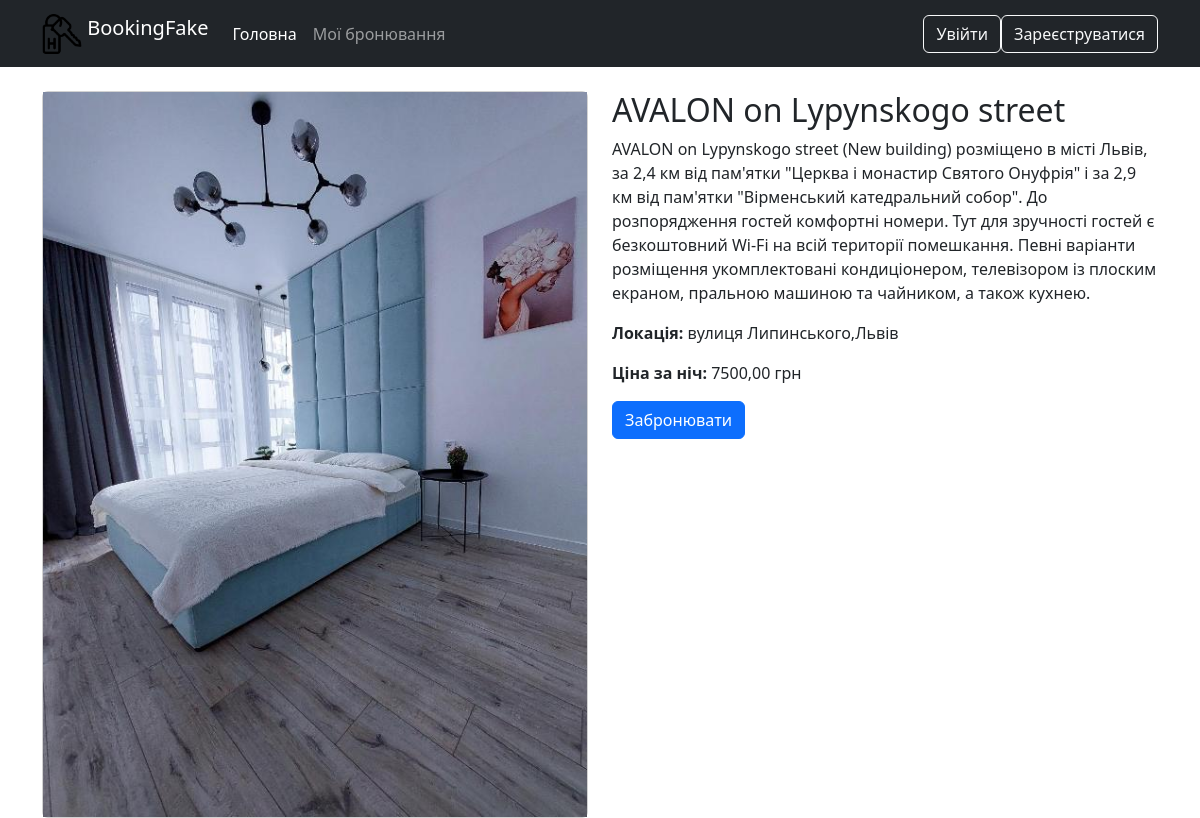
/apartments/3, run on the app's committed database.
### booking/models.py (models this page shows, shortened)
class Apartment(models.Model):
    TYPE_ROOM_CHOICES = [
        ('single', 'Одиночний номер'),
        ('double', 'Двомісний номер'),
        ('suite', 'Люкс'),
        ('family', 'Сімейний номер'),
        ('studio', 'Студія'),
        ('penthouse', 'Пентхаус'),
    ]
    title = models.CharField(max_length=100)
    location = models.CharField(max_length=255)
    image = models.ImageField(upload_to='apartment_images/', null=True, blank=True)
    description = models.TextField(null=True,blank=True)
    price = models.DecimalField(max_digits=10, decimal_places=2)
    capacity = models.IntegerField(default=1)
    type_room = models.CharField(max_length=50, choices=TYPE_ROOM_CHOICES, null=True,blank=True)
    class Meta:
        verbose_name = 'Апартаменти'
        verbose_name_plural = 'Апартаменти'
        ordering = ['title', 'price']

### booking/views.py (the view)
# urls.py: path('apartments/<int:apartment_id>', views.apartment_page,  name='apartment_page'),
def apartment_page(request, apartment_id):
    apartment = Apartment.objects.get(id = apartment_id)
    return render(request,'apartment_page.html', {'apartment': apartment})

### templates/apartment_page.html
{% extends 'base.html' %}
{% block content %}
    <div class="row">
    <div class="col-md-6">
        <div class="card">
            {% if apartment.image %}
                <img src="{{ apartment.image.url }}" class="img-fluid" alt="{{ apartment.title }}">
            {% endif %}
        </div>
    </div>
    <div class="col-md-6">
        <h2>{{ apartment.title }}</h2>
        <p>{{ apartment.description }}</p>
        <p><strong>Локація:</strong> {{ apartment.location }}</p>
        <p><strong>Ціна за ніч:</strong> {{ apartment.price }} грн</p>
        <a href="{% url 'booking_page' apartment.id %}" class="btn btn-primary">Забронювати</a>
    </div>
</div>
{% endblock content %}

### data on the page
Apartment: image (picture), title "AVALON on Lypynskogo street", description "AVALON on Lypynskogo street (New building) розміщено в місті Львів, за 2,4 км від пам'ятки \"Церква і монастир Святого Онуфрія\" і за 2,9 км від пам'ятки \"Вірменський катедральний собор\". До розпорядження гостей комфортні номери. Тут для зручності гостей є безкоштовний Wi-Fi на всій території помешкання. Певні варіанти розміщення укомплектовані кондиціонером, телевізором із плоским екраном, пральною машиною та чайником, а також кухнею.", location "вулиця Липинського,Львів", price "7500,00"
